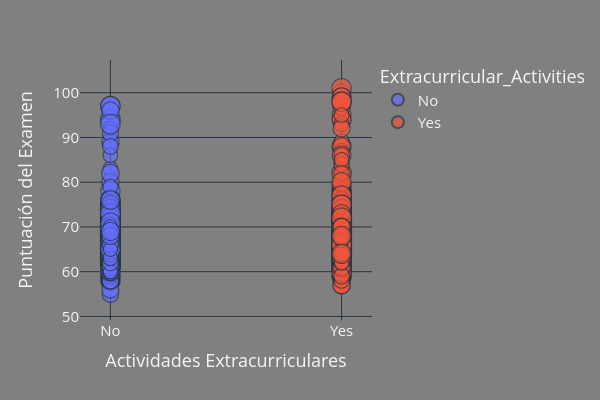

The cell this chart's notebook holds for it:
### Code cell
# Scatter relacion horas_sueño-sesiones_entrenamiento Color:actividad_fisica
varX = df['Extracurricular_Activities']
varY = df['Exam_Score']
col = 'Extracurricular_Activities'
cocs = 'Jet'
x_title = 'Actividades Extracurriculares'
y_title = 'Puntuación del Examen'
tamano = 'Previous_Scores'
sct(varX, varY, col, cocs, x_title, y_title, tamano)

### Figure 1 — Plotly figure (JSON) as saved in the notebook; plotly's stock layout.template omitted (floating-point values rounded to 4 significant figures; data arrays with more than 128 entries replaced by an {"elided": "..."} marker saying what was removed)
{"data": [{"hovertemplate": "Extracurricular_Activities=%{x}<br>Exam_Score=%{y}<br>Previous_Scores=%{marker.size}<extra></extra>", "legendgroup": "No", "marker": {"color": "#636efa", "size": {"elided": "2669 int values"}, "sizemode": "area", "sizeref": 0.25, "symbol": "circle"}, "mode": "markers", "name": "No", "showlegend": true, "x": {"elided": "2669 str values"}, "xaxis": "x", "y": {"elided": "2669 int values"}, "yaxis": "y", "type": "scattergl"}, {"hovertemplate": "Extracurricular_Activities=%{x}<br>Exam_Score=%{y}<br>Previous_Scores=%{marker.size}<extra></extra>", "legendgroup": "Yes", "marker": {"color": "#EF553B", "size": {"elided": "3938 int values"}, "sizemode": "area", "sizeref": 0.25, "symbol": "circle"}, "mode": "markers", "name": "Yes", "showlegend": true, "x": {"elided": "3938 str values"}, "xaxis": "x", "y": {"elided": "3938 int values"}, "yaxis": "y", "type": "scattergl"}], "layout": {"xaxis": {"anchor": "y", "domain": [0.0, 1.0], "title": {"text": "Actividades Extracurriculares"}, "categoryorder": "array", "categoryarray": ["No", "Yes"]}, "yaxis": {"anchor": "x", "domain": [0.0, 1.0], "title": {"text": "Puntuación del Examen"}}, "legend": {"title": {"text": "Extracurricular_Activities"}, "tracegroupgap": 0, "itemsizing": "constant"}, "margin": {"t": 60}, "title": {"pad": {"t": 20}, "font": {"family": "verdana", "color": "black", "size": 16}}, "font": {"size": 15}, "paper_bgcolor": "gray", "plot_bgcolor": "gray", "height": 400, "width": 600}}
